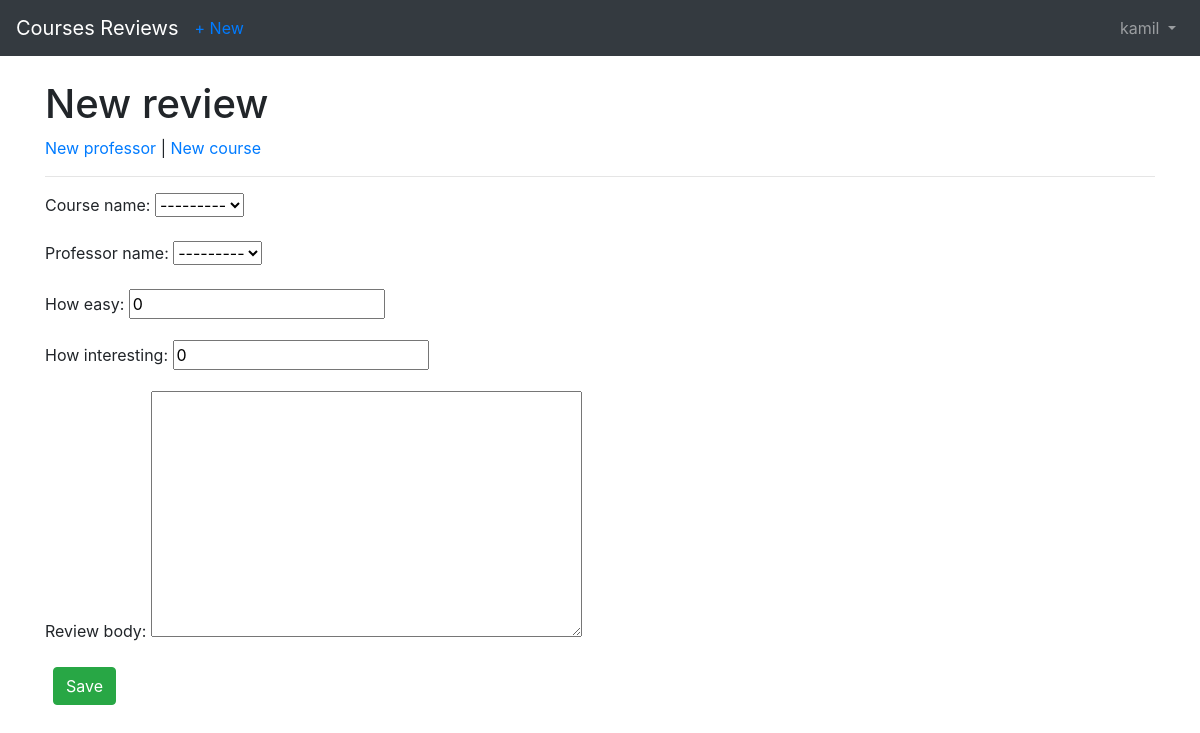
/new/ (signed in), run on an earlier commit of the app's database.
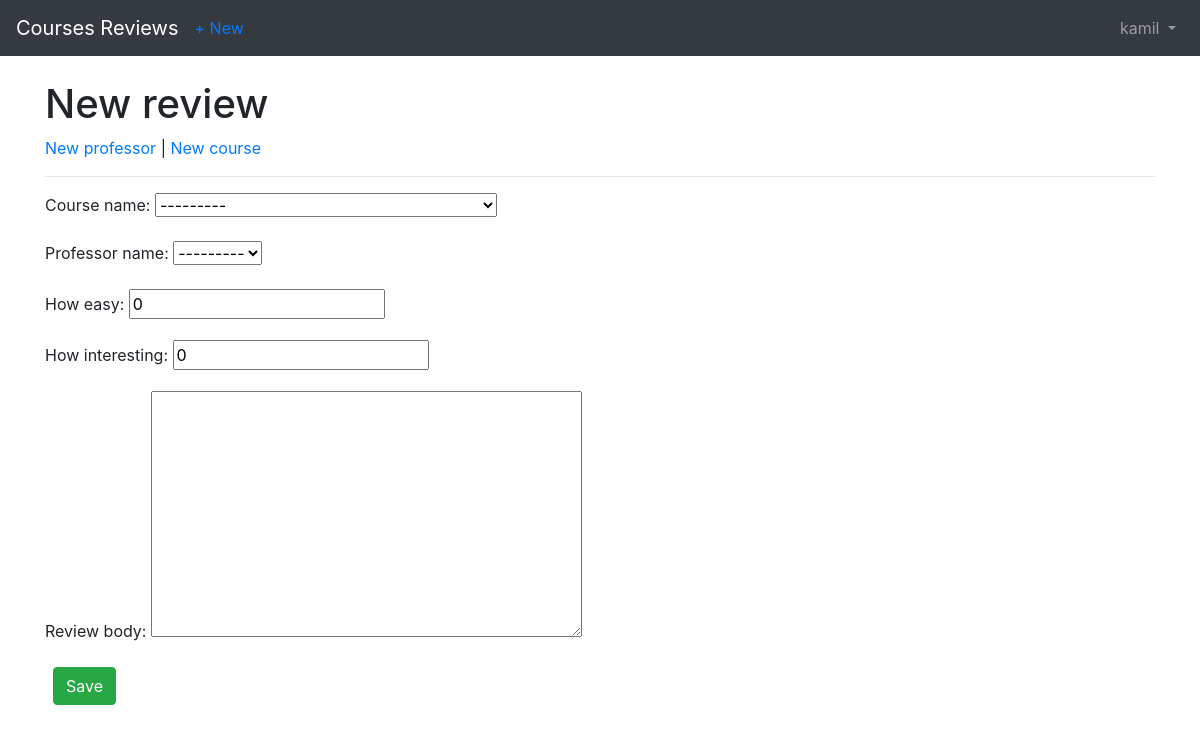
And on a later commit of the database.
### pages/models.py (models this page shows)
class CourseName(models.Model):
    course_name = models.CharField(max_length=225)
    def __str__(self):
        return self.course_name

class Professor(models.Model):
    professor_name = models.CharField(max_length=255, default="")
    def __str__(self):
        return self.professor_name

### pages/views.py (the view, shortened to what this page needs)
# urls.py: path('new/', views.ReviewCreateView.as_view(), name='review-new'),
class ReviewCreateView(LoginRequiredMixin, FormView):
    model = Review
    template_name = 'pages/review_new.html'
    form_class = CreateReviewForm
    success_url = reverse_lazy('review-list')

### pages/forms.py
class CreateReviewForm(ModelForm):
    class Meta:
        model = Review
        fields = ['course_name', 'professor_name', 'how_easy', 'how_interesting', 'review_body']

### templates/pages/review_new.html (shortened to what this page needs)
{% extends 'base.html' %}
{% block content %}
    <h1>New review</h1>
    <a href="{% url 'professor-new' %}">New professor</a> |
    <a href="{% url 'course-new' %}">New course</a>
    <hr>
    <form action="" method="post">
        {{ form.as_p }}
        <button class="btn btn-success ml-2" type="submit">Save</button>
    </form>
{% endblock %}

What changed in the data, as far as the page shows it:
added CourseName: course_name "---------"
added Professor: professor_name "---------"
Also different on the page:
form field course_name: "---------" → (not shown)
form field professor_name: "---------" → (not shown)
